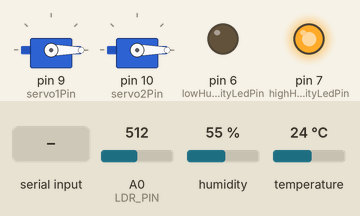
Recording of a sketch running on a simulated Arduino Mega 2560, built with avr-gcc and run on an emulated ATmega2560. On the bench: 2 × servo, output pins drawn as LEDs (lit = HIGH). The test bench sets the inputs (shaded band); at power-on: humidity 55 %, A0 (LDR_PIN) = 512, temperature 24 °C. What the sketch prints to the serial monitor is not drawn.

Above: at 1.2 s.
1.3 s: "SET_SERVO\n" received over Serial
At 2.2 s:
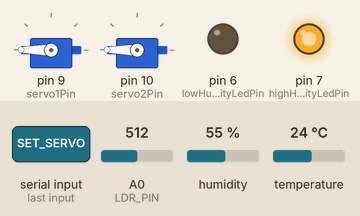
3.7 s: humidity set to 51 %
5.6 s: humidity set to 48 %
At 7.4 s:
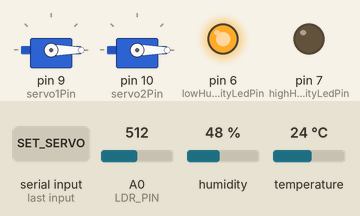
8.0 s: A0 (LDR_PIN) set to 521
At 9.8 s:
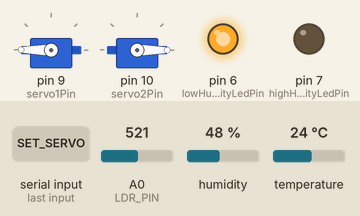
10.2 s: temperature set to 27 °C
At 11.2 s:
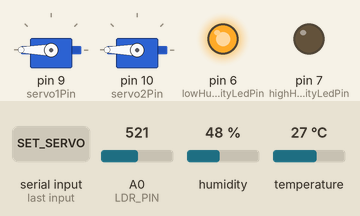
12.3 s: A0 (LDR_PIN) set to 511
At 13.8 s:
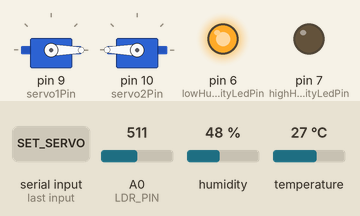
Timing chart, 0 to 15.3 s (numbered marks = the images above; inputs shaded):
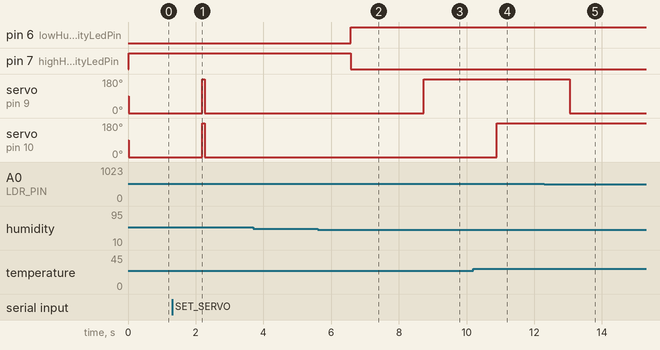

The sketch:

ard.ino
```cpp
#include <DHT.h>
#include <Servo.h>

// DHT 센서 핀 정의
#define DHTPIN 2
#define DHTTYPE DHT11
DHT dht(DHTPIN, DHTTYPE);

// 조도 센서 핀 정의
#define LDR_PIN A0

// 서보 모터 핀 정의
#define servo1Pin 9
#define servo2Pin 10
Servo servo1;
Servo servo2;

// LED 핀 정의
#define lowHumidityLedPin 6
#define highHumidityLedPin 7

void setup() {
  Serial.begin(9600); // ESP-01과 통신
  Serial1.begin(9600);
  dht.begin();

  pinMode(lowHumidityLedPin, OUTPUT);
  pinMode(highHumidityLedPin, OUTPUT);

  servo1.attach(servo1Pin);
  servo2.attach(servo2Pin);
  Serial.println("아두이노 시작됨"); // 시작 메시지 추가
}

void loop() {
  Serial.println("명령 대기...");
  if (Serial.available() > 0) {
    Serial.println("데이터 수신됨:");
    String command = Serial.readStringUntil('\n');
    command.trim();
    Serial.print("수신된 명령: ");
    Serial.println(command);
    if (command == "SET_SERVO") {
      Serial.println("서보 모터 제어 명령 실행");
      servo1.write(180); // 블라인드 강제 닫기
      servo2.write(180); // 창문 열기 등 원하면 같이 추가
      Serial.println("서보 모터 180도 회전 완료");
    } else {
      Serial.println("알 수 없는 명령입니다.");
    }
  }
  // ... (DHT, 조도 센서, LED 제어 및 ESP-01로 데이터 전송 코드는 그대로 유지) ...
  float temp = dht.readTemperature();
  float hum = dht.readHumidity();
  int light = analogRead(LDR_PIN);

  bool lowHum = false;
  bool highHum = false;

  if (hum < 50) {
    digitalWrite(lowHumidityLedPin, HIGH);
    digitalWrite(highHumidityLedPin, LOW);
    lowHum = true;
  } else {
    digitalWrite(lowHumidityLedPin, LOW);
    digitalWrite(highHumidityLedPin, HIGH);
    highHum = true;
  }

  int servo1Angle = (light > 512) ? 180 : 0;
  String blind = (servo1Angle > 90) ? "닫힘" : "열림";
  int servo2Angle = (temp > 25.0) ? 180 : 0;
  String window = (servo2Angle > 90) ? "열림" : "닫힘";
  String ledStatus = (lowHum) ? "LOW, 가습기 가동" : (highHum ? "HIGH, 제습기 가동" : "OFF");
  servo1.write(servo1Angle);
  servo2.write(servo2Angle);

  String allData = "온도:" + String(temp) + "도" + "        습도:" + String(hum) + "%" + "        조도:" + String(light) + "<br>" +
                     "<br>" + "<br>" + "<br>" +
                     "서보모터1 각도:" + String(servo1Angle) + "도" + ", 블라인드:" + blind + "<br>" +
                     "서보모터2 각도:" + String(servo2Angle) + "도" + ", 창문:" + window + "<br>" +
                     "LED:" + ledStatus;

  Serial1.println(allData);

  delay(2000);
}
```

Measured:
- the behaviour switches between 50 and 49 % on humidity (found by bisection; images 1 and 2)
- the behaviour switches between 512 and 513 on A0 (LDR_PIN) (found by bisection; images 2 and 3)
- the behaviour switches between 25 and 26 °C on temperature (found by bisection; images 3 and 4)
- after the input at 1.3 s, servo on pin 9 (servo1Pin), servo on pin 10 (servo2Pin): 0° → 180° after 0.90 s, → 0° 0.06 s later
- after the input at 3.7 s, every drawn part: stays the same
- after the input at 5.6 s, pin 6 (lowHumidityLedPin): LOW → HIGH after 0.97 s; pin 7 (highHumidityLedPin): HIGH → LOW after 0.97 s
- after the input at 8.0 s, servo on pin 9 (servo1Pin): 0° → 180° after 0.73 s
- after the input at 10.2 s, servo on pin 10 (servo2Pin): 0° → 180° after 0.69 s
- after the input at 12.3 s, servo on pin 9 (servo1Pin): 180° → 0° after 0.75 s
